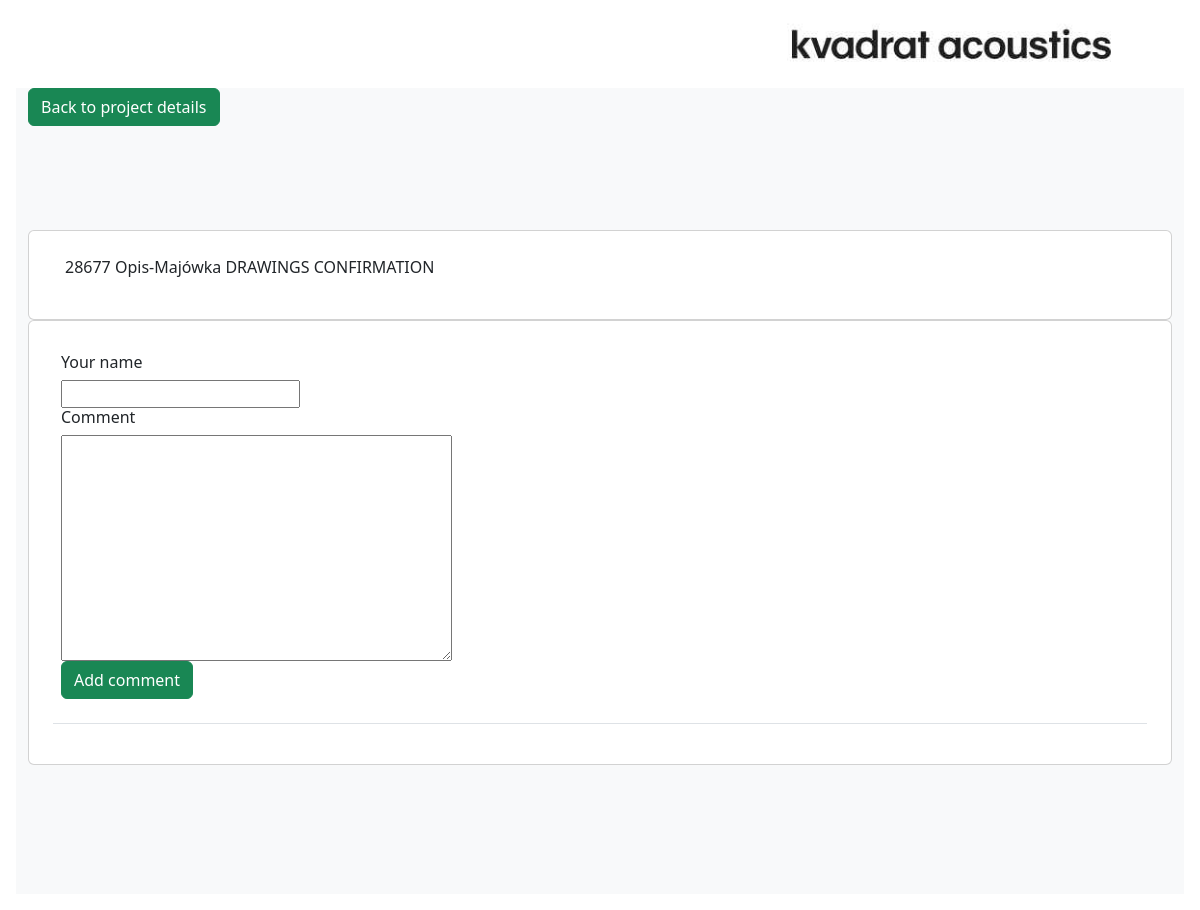
Page /projekty/add_new_comment_projects/1230 on the committed database.
### komunikator/models.py (models this page shows, shortened)
class Projekt(models.Model):
    Numer_IC = models.IntegerField(blank=False, unique=True)
    Nazwa = models.CharField(default='', max_length=20)
    Rynek = models.CharField(default='', max_length=20)
    Opis = models.CharField(default='', max_length=40)
    Rejestracja = models.DateField(default=timezone.now)
    Data_rysunki = models.DateField(default=timezone.now)
    Data_części = models.DateField(default=timezone.now)

class Task(models.Model):
    TODO="TO DO"
    COMPLETED='COMPLETED'
    INPROGRESS='IN-PROGRESS'
    DRAWINGS_CONFIRMATION= 'DRAWINGS CONFIRMATION'
    DELIVERY_CONFIRMATION= 'DELIVERY CONFIRMATION'
    OTHER= 'OTHER'
    CATEGORY_CHOICES = [
        (DRAWINGS_CONFIRMATION, 'DRAWINGS CONFIRMATION'),
        (DELIVERY_CONFIRMATION, 'DELIVERY CONFIRMATION'),
        (OTHER, 'OTHER'),
    ]
    STATUS_CHOICES = [
        (TODO, 'TO DO'),
        (COMPLETED, 'COMPLETED'),
        (INPROGRESS, 'IN-PROGRESS'),
    ]
    category = models.CharField(max_length=50, choices=CATEGORY_CHOICES,null=True,blank=True)
    description = models.TextField(null=True,blank=True)
    projekt = models.ForeignKey(Projekt,null=True,blank=True, on_delete=models.CASCADE, related_name="tasks")
    assignee = models.ForeignKey(User, null=True,blank=True, on_delete=models.SET_NULL)
    date_created = models.DateTimeField(auto_now_add=True)
    due_date = models.DateField(null=True,blank=True)
    status = models.CharField(max_length=50, choices=STATUS_CHOICES,null=True,blank=True,default= TODO)
    confirmation_day = models.DateField(null=True,blank=True)
    class UserResource(resources.ModelResource):
        username = resources.Field()

### komunikator/views.py (the view)
# urls.py: path('add_new_comment_projects/<int:id>', add_new_comment_projects, name ='add_new_comment_projects'),
def add_new_comment_projects(request, id):
    task = get_object_or_404(Task, pk=id)
    projekt = task.projekt
    form = CommentForm
    new_comment = None
    if request.method == 'POST':
        form = CommentForm(data=request.POST)
        if form.is_valid():
            new_comment = form.save(commit=False)
            new_comment.task = task
            new_comment.save()
    else:
        form = CommentForm()
    context = {'form': form, 'task': task, 'projekt':projekt, 'new_comment': new_comment}
    return render(request, 'add_new_comment_projects.html',context)

### komunikator/forms.py
class CommentForm(forms.ModelForm):
    class Meta:
      model = Comment
      fields = ['task', 'name', 'body']

### templates/add_new_comment_projects.html (shortened to what this page needs)
{% extends 'glowny.html' %}
{% block strona %}
{% block detal %}
<div class="container-fluid  bg-light ">
   <a href="{% url 'project-detail' projekt.id %}" class="btn btn-success">Back to project details</a>
     <div class="container-fluid py-5 h-100">
       <div class="row d-flex justify-content-center align-items-center h-500">
          <div class="col-md-12 col-xl-12">
               <div class="card-body p-4 ">
                   <div class="row">
                   </div>
                </div>
             </div>
             <div class="card mask-custom">
               <div class="card-body p-4 ">
                   <div class="row">
                      <p class="border-0 align-left">
                       {{projekt.Numer_IC}} {{ projekt.Nazwa }}  {{task.category}}
                      </p>
                   </div>
                </div>
             </div>
             <div class="card mask-custom">
               <div class="card-body p-4 ">
                   <div class="row">
                      <table class="table">
                           <td>
                              {% if new_comment %}
                                 <h6> Comment added </h6>
                              {% else %}
                                    <form method="post" enctype="multipart/form-data">
                                    <h6> Your name </h6>
                                    {{ form.name }}<br>
                                    <h6>Comment</h6>
                                    {{ form.body }}
                                    <p><input type="submit" class="btn btn-success" value="Add comment" ></p>
                                 </form>
                              {% endif %}
                     </table>
                   </div>
                </div>
             </div>
          </div>
       </div>
    </div>
{% endblock  %}
{% endblock  %}

### komunikator/static/nowy.css (style rules this page uses)
body { padding: 1rem; color: black; }
a { color: black; text-decoration: none; }

### rows in the picture
Projekt: Numer_IC "28677", Nazwa "Opis-Majówka"
Task: category "DRAWINGS CONFIRMATION"
